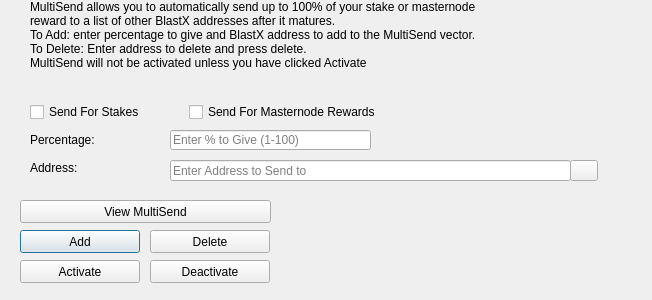
<?xml version="1.0" encoding="UTF-8"?>
<ui version="4.0">
 <class>MultiSendDialog</class>
 <widget class="QDialog" name="MultiSendDialog">
  <property name="windowModality">
   <enum>Qt::NonModal</enum>
  </property>
  <property name="geometry">
   <rect>
    <x>0</x>
    <y>0</y>
    <width>652</width>
    <height>300</height>
   </rect>
  </property>
  <property name="windowTitle">
   <string>MultiSend</string>
  </property>
  <widget class="QLineEdit" name="multiSendPercentEdit">
   <property name="geometry">
    <rect>
     <x>170</x>
     <y>130</y>
     <width>201</width>
     <height>20</height>
    </rect>
   </property>
   <property name="toolTip">
    <string>Enter whole numbers 1 - 100</string>
   </property>
   <property name="placeholderText">
    <string>Enter % to Give (1-100)</string>
   </property>
  </widget>
  <widget class="QLineEdit" name="multiSendAddressEdit">
   <property name="geometry">
    <rect>
     <x>170</x>
     <y>160</y>
     <width>401</width>
     <height>21</height>
    </rect>
   </property>
   <property name="toolTip">
    <string/>
   </property>
   <property name="placeholderText">
    <string>Enter Address to Send to</string>
   </property>
  </widget>
  <widget class="QLabel" name="label_2">
   <property name="geometry">
    <rect>
     <x>30</x>
     <y>0</y>
     <width>451</width>
     <height>121</height>
    </rect>
   </property>
   <property name="lineWidth">
    <number>1</number>
   </property>
   <property name="text">
    <string>MultiSend allows you to automatically send up to 100% of your stake or masternode reward to a list of other BlastX addresses after it matures.
To Add: enter percentage to give and BlastX address to add to the MultiSend vector.
To Delete: Enter address to delete and press delete.
MultiSend will not be activated unless you have clicked Activate</string>
   </property>
   <property name="alignment">
    <set>Qt::AlignLeading|Qt::AlignLeft|Qt::AlignTop</set>
   </property>
   <property name="wordWrap">
    <bool>true</bool>
   </property>
  </widget>
  <widget class="QLabel" name="message">
   <property name="geometry">
    <rect>
     <x>290</x>
     <y>200</y>
     <width>351</width>
     <height>91</height>
    </rect>
   </property>
   <property name="text">
    <string/>
   </property>
  </widget>
  <widget class="QPushButton" name="addButton">
   <property name="geometry">
    <rect>
     <x>20</x>
     <y>230</y>
     <width>120</width>
     <height>23</height>
    </rect>
   </property>
   <property name="toolTip">
    <string/>
   </property>
   <property name="statusTip">
    <string>Add to MultiSend Vector</string>
   </property>
   <property name="text">
    <string>Add</string>
   </property>
  </widget>
  <widget class="QPushButton" name="disableButton">
   <property name="geometry">
    <rect>
     <x>150</x>
     <y>260</y>
     <width>120</width>
     <height>23</height>
    </rect>
   </property>
   <property name="statusTip">
    <string>Deactivate MultiSend</string>
   </property>
   <property name="text">
    <string>Deactivate</string>
   </property>
  </widget>
  <widget class="QPushButton" name="addressBookButton">
   <property name="geometry">
    <rect>
     <x>570</x>
     <y>160</y>
     <width>28</width>
     <height>21</height>
    </rect>
   </property>
   <property name="toolTip">
    <string>Choose an address from the address book</string>
   </property>
   <property name="text">
    <string/>
   </property>
   <property name="icon">
    <iconset resource="../blastx.qrc">
     <normaloff>:/icons/address-book</normaloff>:/icons/address-book</iconset>
   </property>
   <property name="shortcut">
    <string>Alt+A</string>
   </property>
   <property name="autoDefault">
    <bool>false</bool>
   </property>
  </widget>
  <widget class="QLabel" name="label">
   <property name="geometry">
    <rect>
     <x>30</x>
     <y>130</y>
     <width>121</width>
     <height>20</height>
    </rect>
   </property>
   <property name="toolTip">
    <string>Percentage of stake to send</string>
   </property>
   <property name="text">
    <string>Percentage:</string>
   </property>
  </widget>
  <widget class="QLabel" name="label_5">
   <property name="geometry">
    <rect>
     <x>30</x>
     <y>160</y>
     <width>111</width>
     <height>16</height>
    </rect>
   </property>
   <property name="toolTip">
    <string>Address to send portion of stake to</string>
   </property>
   <property name="text">
    <string>Address:</string>
   </property>
  </widget>
  <widget class="QPushButton" name="deleteButton">
   <property name="geometry">
    <rect>
     <x>150</x>
     <y>230</y>
     <width>120</width>
     <height>23</height>
    </rect>
   </property>
   <property name="toolTip">
    <string/>
   </property>
   <property name="statusTip">
    <string>Delete Address From MultiSend Vector</string>
   </property>
   <property name="text">
    <string>Delete</string>
   </property>
  </widget>
  <widget class="QPushButton" name="activateButton">
   <property name="geometry">
    <rect>
     <x>20</x>
     <y>260</y>
     <width>120</width>
     <height>23</height>
    </rect>
   </property>
   <property name="statusTip">
    <string>Activate MultiSend</string>
   </property>
   <property name="text">
    <string>Activate</string>
   </property>
  </widget>
  <widget class="QPushButton" name="viewButton">
   <property name="geometry">
    <rect>
     <x>20</x>
     <y>200</y>
     <width>251</width>
     <height>23</height>
    </rect>
   </property>
   <property name="toolTip">
    <string/>
   </property>
   <property name="statusTip">
    <string>View MultiSend Vector</string>
   </property>
   <property name="text">
    <string>View MultiSend</string>
   </property>
  </widget>
  <widget class="QWidget" name="horizontalLayoutWidget">
   <property name="geometry">
    <rect>
     <x>30</x>
     <y>100</y>
     <width>351</width>
     <height>24</height>
    </rect>
   </property>
   <layout class="QHBoxLayout" name="horizontalLayout">
    <item>
     <widget class="QCheckBox" name="multiSendStakeCheckBox">
      <property name="text">
       <string>Send For Stakes</string>
      </property>
     </widget>
    </item>
    <item>
     <widget class="QCheckBox" name="multiSendMasternodeCheckBox">
      <property name="text">
       <string>Send For Masternode Rewards</string>
      </property>
     </widget>
    </item>
   </layout>
  </widget>
 </widget>
 <resources>
  <include location="../blastx.qrc"/>
 </resources>
 <connections/>
</ui>
